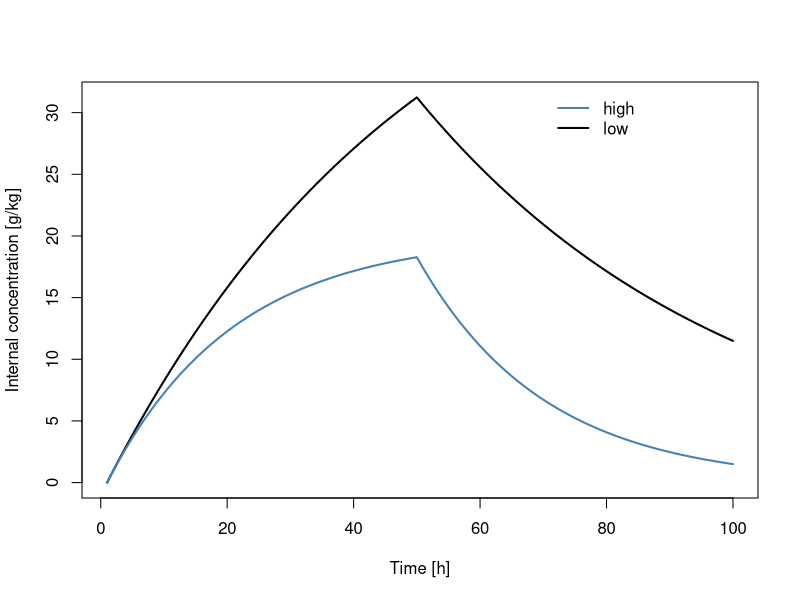

Source code (R):
library(deSolve)

#implement and call a function in R (‚deSolve‘ package)
my_function<- function(t, y,  pars, input) {
  with(as.list(c(y, pars)), { 
    Cw <- input(t)
    #change in state
    dCi=ku*Cw-ke*Ci  
    dCi2=ku2*Cw-ke2*Ci2
    return(list(c(dCi, dCi2)))   })}

#input
t=c(1:100)#h
Cw=rep(10,length(t)) #vector of exposure concentration
Cw[50:100]=0
Cw <- approxfun(t, Cw,  rule = 2, method = "constant") #interpolation

#initial state variables
yini<- c(Ci=0, Ci2=0)
#parameters
pars<-c(
  ku=0.1,
  ke=0.02,
  ku2=0.1,
  ke2=0.05
)

#call function, collect outputs
output<- lsoda(y = yini, times = t, func = my_function, pars, input=Cw)
                   

#plot results
plot(output[,1], output[,2], type="l", lty= 1, lwd=2, xlab = "Time [h]", 
     ylab = "Internal concentration [g/kg]")
       lines(output[,1], output[,3], lty= 1, lwd=2, col="steelblue")

       legend(70,32 , lty = 1,lwd=2, col= c("steelblue","black"), legend=c("high", "low"), box.col = "white") 
